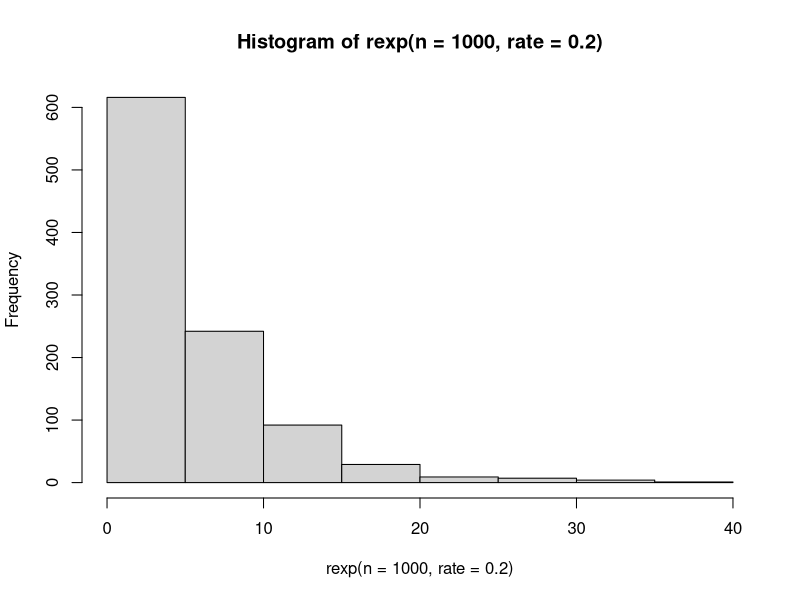
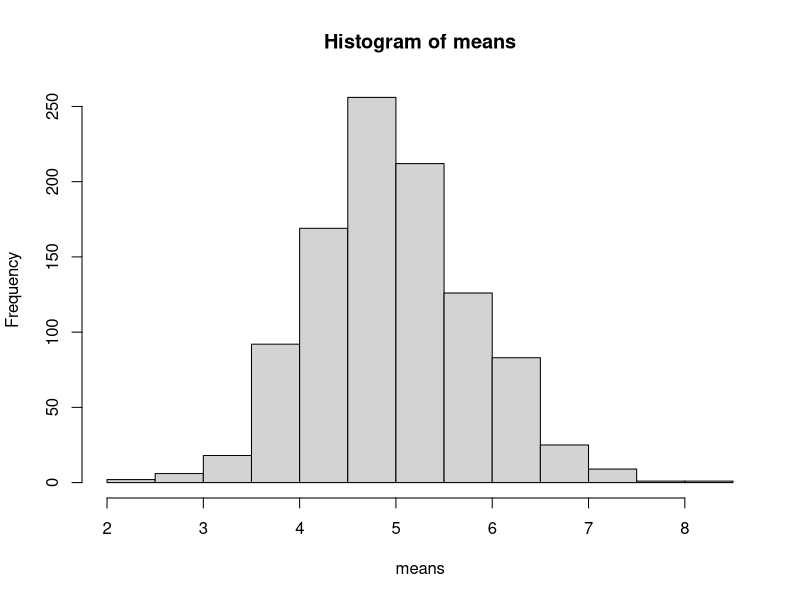
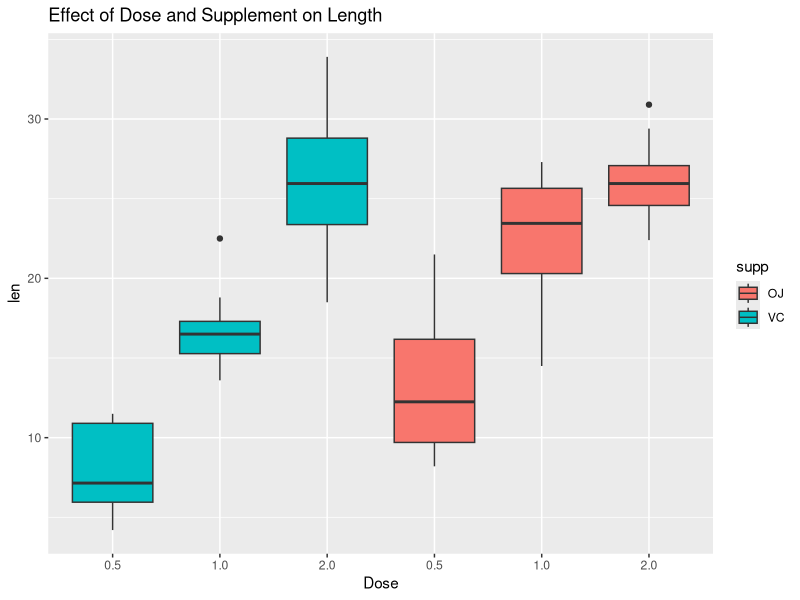

Source code (R) for these figures, in order: (Note: this script raises an error after producing the figures.)
# inference hw


# title: the exponential distribution and the sampling distribution of its mean

### summary
# I am going to show you the exponential distribution
# Then I will show you the sampling distribution of the mean for the exp distro

### exponential distribution
# this is a histogram of 1000 random values from the exponential distribution with rate = 0.2
hist(rexp(n=1000,rate = .2))


### sampling distibution of the mean 
means <- NULL
for(i in 1:1000){
        the_mean <- mean(rexp(n=40, rate = .2))
        means <- c(means, the_mean)
}
# this is a histogram the means of 1000 size 40 samples taken from the exponential distribution with rate = 0.2
hist(means)

### mean
sam_mean <- mean(means)
# the theoretical mean of a sampling distribution of the mean is equal to the mean of the distribution from which the samples were drawn
# the theoretical mean of an exponential distro is 1/rate
# so the expected mean of our sampling distro is 1/.2, which equals 5
# our observed mean of the sampling distro is `r sam_mean`


### variance
# the theoretical variance of the exponential distribution is 1/rate = 1/.2 = 5
# and for the sampling distribution...
# the law of large numbers say that as sample size increases, the mean of the samples approaches the population mean
# therefore the variance of the sampling distro decreases as sample size increases
# to be exact, the theoretical variance of the sampling distribution of the mean equals: 
# (Population_Standard_Deviation / sqrt(Sample_Size)) ^ 2
theo_var <- (5/sqrt(40))^2
# in our case the theoretical variance of the sampling distro is `r theo_var`
sam_var <- var(means)*(40/39)
# the observed variance of our sampling distro was `r sam_var`

### normality
# normal distributions follow the 68-95-99 rule
# about 68% of values should fall within one standard deviation of the mean, etc.
sam_sd <- sqrt(sam_var)
one_sd <- mean(means > sam_mean - sam_sd & means < sam_mean + sam_sd)
two_sd <- mean(means > sam_mean - 2*sam_sd & means < sam_mean + 2*sam_sd)
three_sd <- mean(means > sam_mean - 3*sam_sd & means < sam_mean + 3*sam_sd)
# in our case
# `r one_sd*100`% of values fall within one standard deviation of the mean
# `r two_sd*100`% of values fall within two standard deviations of the mean
# `r three_sd*100`% of values fall within three standard deviations of the mean
# so the sampling distro is approximately normal, as expected



## title: Vitamin C and Tooth Growth in Guinea Pigs
# load the data
library(ggplot2)
library(datasets)
data("ToothGrowth")
## Exploration
# I crossed the dose and supplement factors, and plotted tooth length for each level
ToothGrowth$DS <- interaction(ToothGrowth$supp, ToothGrowth$dose)
ggplot(data = ToothGrowth, aes(y=len, x=sort(DS), fill = supp)) + geom_boxplot() + scale_x_discrete(labels=c("0.5","1.0","2.0","0.5","1.0","2.0")) + labs(x="Dose", title="Effect of Dose and Supplement on Length")

## Analysis

# I wrote a function that would do a two-sample t-test on pairs of tooth length vectors
# the null hypothesis for these tests will be that the difference of the means is 0 

do_t_tests <- function(a_list,alt_hyp){
        # performs two-sample t-tests on all list items
        for(group in seq_along(1:(length(a_list) - 1))){
                for(other_group in (group + 1):length(a_list)){
                    t_test <- t.test(a_list[[other_group]],a_list[[group]],alternative=alt_hyp)    
                    t_tests[[paste((names(a_list))[other_group]," vs. ",names(a_list)[group])]] <<- t_test
        }
        }
}


# I made a list of 6 tooth-length vector, each for one dose-supplement factor leel
supp_dose_combos <- list()
for(supp_dose_pair in levels(ToothGrowth$DS)){
        supp_dose_combos[[supp_dose_pair]] <- ToothGrowth[(ToothGrowth$DS == supp_dose_pair),]$len
}


# I split the 6 vectors into 2 groups, one for guinea pigs that got OJ, one for gp's that got VC
OJ_groups <- supp_dose_combos[grepl(pattern="OJ",x=names(supp_dose_combos))]
VC_groups <- supp_dose_combos[grepl(pattern="VC",x=names(supp_dose_combos))]

supp_group <- list(OJ_groups=OJ_groups, VC_groups=VC_groups)

# I also split the 6 vectors into 3 groups, one for each dose level: 0.5, 1, and 2
half_groups <- supp_dose_combos[grepl(pattern="0.5",x=names(supp_dose_combos))]
one_groups <- supp_dose_combos[grepl(pattern="1",x=names(supp_dose_combos))]
two_groups <- supp_dose_combos[grepl(pattern="2",x=names(supp_dose_combos))]

dose_group <- list(half_groups=half_groups,one_groups=one_groups,two_groups=two_groups)

# I performed two-sample t-tests on all samples that had the same level for exactly one factor 
t_tests <- list()

for(each_group in supp_group){
    do_t_tests(each_group,alt_hyp = "greater")
}
for(each_group in dose_group){
    do_t_tests(each_group,alt_hyp = "two.sided")
}

# I displayed preliminary results
# if 0 did not fall in the 95% confidence interval then the groups were said to be significantly different
for(ind in 1:length(t_tests)) {ifelse(sum(0 > t_tests[[ind]]$conf.int)==0 | sum(0 > t_tests[[ind]]$conf.int)==2 , print(paste(names(t_tests)[[ind]],"are significantly different")) ,print(paste(names(t_tests)[[ind]],"are not significantly different")))}

# I applied the Benjamini-Hochberg correction to fix the FDR at 5%
p_scores <- numeric()
for(t_tesst in t_tests){p_scores <<- c(p_scores,t_tesst$p.value)}
adjusted_p_scores <- p.adjust(p_scores,method="BH")
for(ind in 1:length(t_tests)) {ifelse(adjusted_p_scores[ind] < .05 , print(paste(names(t_tests)[[ind]],"are significantly different")) ,print(paste(names(t_tests)[[ind]],"are not significantly different")))}


# I plotted the p-scores of two sample t-tests on samples with fixed dose
the_names <- names(t_tests)

Supp_P <- adjusted_p_scores[7:9]
Supp_name <- the_names[7:9]


sup_df <- data.frame(Supp_P,Supp_name)


par(mfrow=c(1,1))
with(sup_df,plot(Supp_P~Supp_name,main="probability of no significant difference between supplement effectiveness at different doses"))


    
## Conclusion
# it appears that larger vitamin C doses significantly increase tooth growth in guinea pigs
# OJ is a more effective supplement at low doses, at high doses it seems to be about as effective as VC
# Assumptions
# all environmental factors other than supplement type and dosage were kept constant across groups
# all guinea pigs were from the same population
# the guinea pigs in the study are representative of the larger guinea pig population my reader wishes to apply my inferences to 
